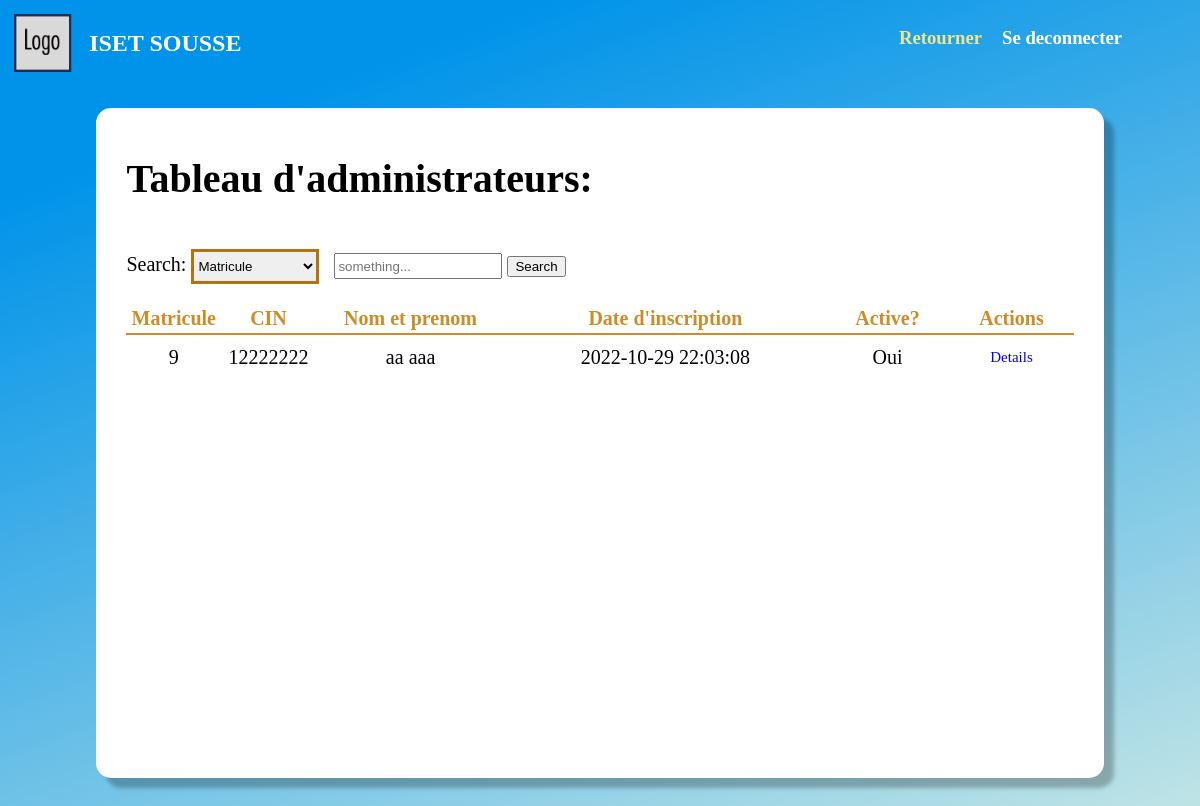
The app's page /Pages/Gestion/Admins.php (signed in), older data.
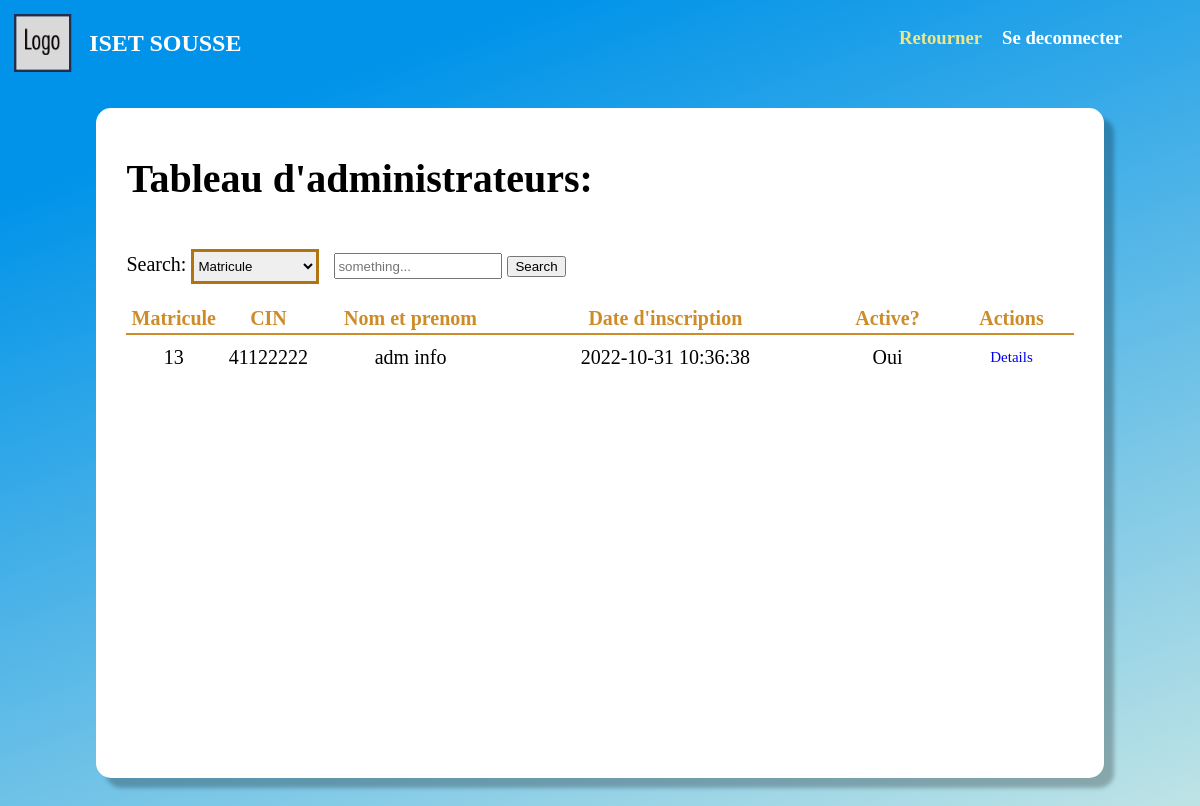
The same page, newer data.
### tables this page shows
CREATE TABLE `utilisateur` (
  `matricule` int(11) NOT NULL,
  `cin` int(8) NOT NULL,
  `nom` varchar(20) NOT NULL,
  `prenom` varchar(20) NOT NULL,
  `sexe` tinyint(1) NOT NULL,
  `dateNaissance` date NOT NULL,
  `adresse` varchar(20) NOT NULL,
  `email` varchar(30) NOT NULL,
  `password` varchar(30) NOT NULL,
  `departmentID` int(11) NOT NULL,
  `dateInscription` datetime NOT NULL DEFAULT current_timestamp(),
  `isConfirmed` tinyint(1) NOT NULL DEFAULT 0,
  `isActive` tinyint(1) NOT NULL DEFAULT 0,
  `activationCode` varchar(100) NOT NULL,
  `activationExpiry` datetime NOT NULL DEFAULT current_timestamp(),
  `role` int(11) NOT NULL,
  `isBanned` tinyint(1) NOT NULL DEFAULT 0
);

### Classes/Roles.php (called while the page is built, shortened)
<?php
class Roles
{
    static public function ByName($name) {
        return self::$nameArray[$name] = array_flip(self::roleArray)[$name];
    }
}

### Pipes/get_login.php (called while the page is built, shortened)
<?php
    if (isset($_SESSION["login"])) {
        $matricule = $_SESSION["login"]["matricule"];
        require_once(ROOT."/Classes/Database/UtilisateurDB.php");
        $utilisateurDB = new UtilisateurDB();
        $user = $utilisateurDB->getUserByMatricule($matricule);
        if (!empty($user)) {
            require(ROOT."/Classes/Roles.php");
        } else {
            deconnexion();
        }
    } else {
        header("location: /index.php");
    }
?>

### Classes/Database/mySQL.php (called while the page is built, shortened)
<?php
    class mySql {
        private $_cnx;
        function __construct() {
            try {
                $this->_cnx = new PDO("mysql:host=".self::_serveur.";dbname=".self::_dbb, self::_login, self::_mdp);
            } catch (PDOException $e) {
                echo '<br/>Echec lors de la connexion: '.$e->getMessage();
            }
        }
        function __destruct() {
            $this->_cnx = null;
        }
        public function request($query, $array, $return = false) {
            $prep = $this->_cnx->prepare($query);
            $result = $prep->execute($array);
            if ($return === false) {
                return true;
            } else if ($return == 0) {
                return $prep->rowCount() > 0;
            } else if ($return == 1) {
                return $prep->rowCount() > 0? $prep->fetch() : array();
            } else if ($return == 2) {
                return $prep->rowCount() > 0? $prep->fetchAll() : array();
            } else if ($return == 3) {
                return $this->_cnx->lastInsertId();
            }
        }
    }
?>

### Classes/Database/UtilisateurDB.php (called while the page is built, shortened)
<?php
    require_once("MySql.php");
    class UtilisateurDB extends MySql {
        public function getList($role, $depId) {
            return $this->request(
                "SELECT * FROM utilisateur WHERE role = :role and departmentID = :depId",
                array(":role" => $role, ":depId" => $depId),
                2
            );
        }
        public function getUserByMatricule($matricule) {
            return $this->request(
                "SELECT * FROM utilisateur WHERE matricule = :matricule",
                array(':matricule' => $matricule),
                1
            );
        }
    }

### Pages/Gestion/Admins.php (the view, shortened to what the changed rows need)
<!DOCTYPE html>
<head>
    <?php
        include(ROOT."/Pipes/get_login.php");
    ?>
    <link rel="stylesheet" href="/Assets/css/user.css">
    <link rel="stylesheet" href="/Assets/css/profil.css">
    <link rel="stylesheet" href="/Assets/css/tables.css">
</head>
<body>
<?php
    require_once(ROOT."/Classes/Database/UtilisateurDB.php");
    $utilisateurDB = new UtilisateurDB();
    $users = $utilisateurDB->getList(Roles::ByName("Admin"), $user["departmentID"]);
?>
<div class="logo">
    <div class = "seperated_div">
        <div class = "header_div">
            <h2 class = "website_title"> <?= NOM_SITE ?> </h2>
        </div>
    </div>
</div>
<div class="cd">
<div class="cadre" id = "cadre">
    <h1> Tableau d'administrateurs: </h1>
    <table id ="table_" class="scrollable-table">
        <thead>
            <tr>
                <th style = "width:10%"><span class = "table_header">Matricule</span></th>
                <th style = "width:10%"><span class = "table_header">CIN</span></th>
                <th style = "width:20%"><span class = "table_header">Nom et prenom</span></th>
                <th><span class = "table_header">Date d'inscription</span></th>
                <th><span class = "table_header">Active?</span></th>
                <th><span class = "table_header">Actions</span></th>
            </tr>
        </thead>
        <tbody>
            <?php
                foreach ($users as $key => $user) {
                    echo "
                        <tr>
                            <td>".$user["matricule"]."</td>
                            <td>".$user["cin"]."</td>
                            <td>".$user["nom"]." ".$user["prenom"]."</td>
                            <td>".$user["dateInscription"]."</td>
                            <td>". ($user["isActive"] == 1? "Oui": "Non")."</td>
                            <td>
                                <a class = 'link_ref' href = '/Pages/User/Account/public.php?matricule=".$user["matricule"]."'>Details</a>
                            </td>
                        </tr>
                    ";
                }
            ?>
        </tbody>
    </table>
</div>
</div>
</body>
</html>

Row changes from the older to the newer data that the page shows:
removed utilisateur: matricule "9", cin "12222222", nom "aa", prenom "aaa", dateInscription "2022-10-29 22:03:08", isActive "Oui"
added utilisateur: matricule "13", cin "41122222", nom "adm", prenom "info", dateInscription "2022-10-31 10:36:38", isActive "Oui"
